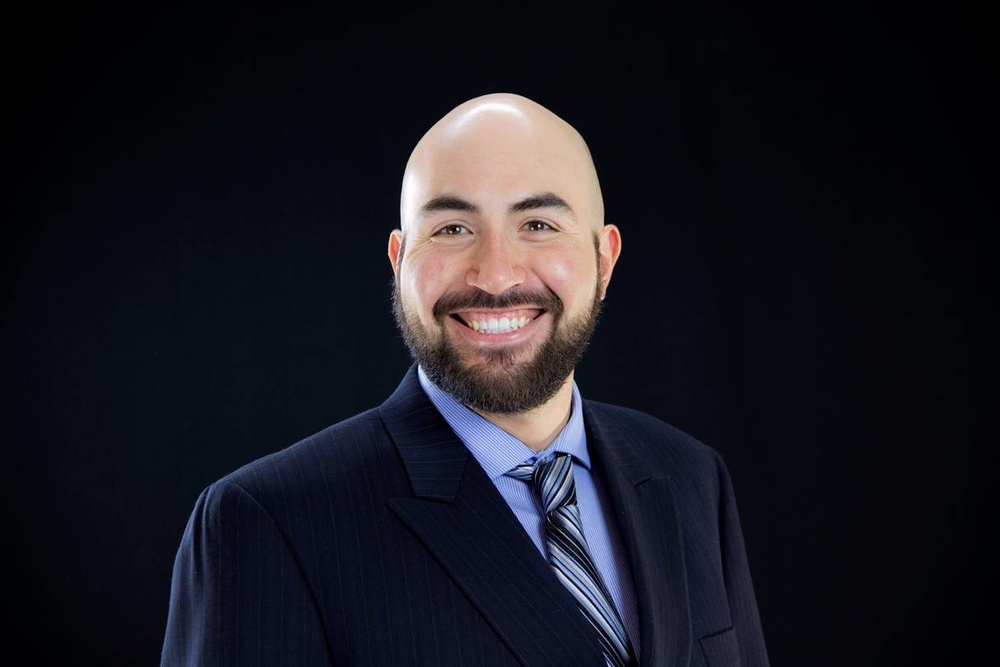
#> input picture headshot.jpg, 1000 x 667 px, shrunk from 1213 x 809 before the run
$ python loadImages.py   (Python 2 division)
#> lines starting #> are read from the running program, lines starting #| are printed output that depends on the picture
# [10 lines of commented-out code are left out]

from pylab import *
#import Image

from PIL import Image

im = Image.open('headshot.jpg').convert('L')
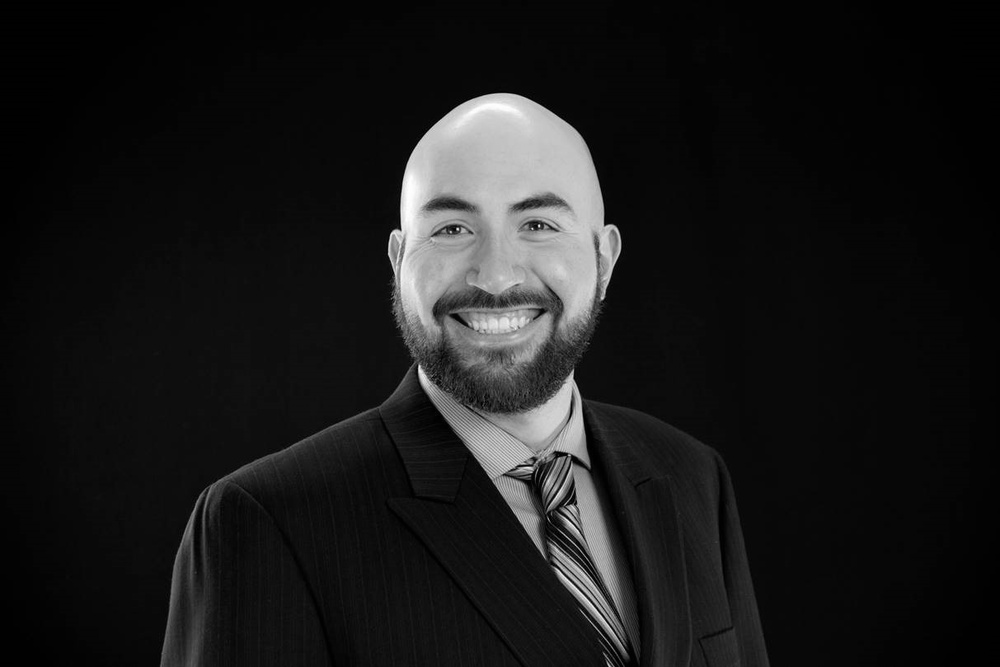
#> im: PIL image 1000x667 L; min 0, max 254, mean 25.3
#im = im.convert('L')

#print im

print 2

im = array(im)

imshow(im)

print 'helloworld'
